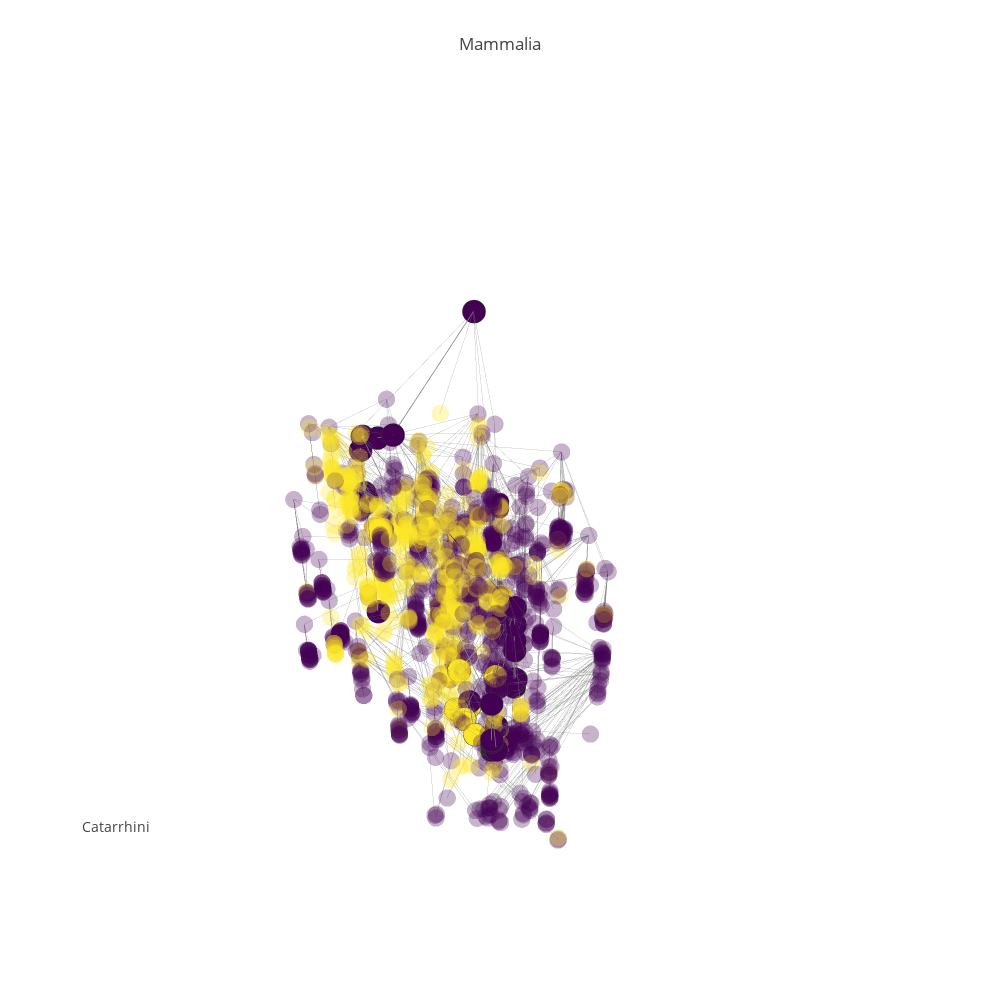

The notebook cell this image was saved under:
### Code cell
#pgp.plot_data
pgp.render_plot()
#pgp.render_plot(publish=True, filename="Mammals")

### Figure 1 — Plotly figure (JSON) as saved in the notebook; plotly's stock layout.template omitted (floating-point values rounded to 4 significant figures; data arrays with more than 128 entries replaced by an {"elided": "..."} marker saying what was removed)
{"data": [{"hoverinfo": "none", "line": {"color": "rgb(125,125,125)", "width": 1}, "mode": "lines", "opacity": 0.4, "type": "scatter3d", "uid": "82250798-c385-11e8-b0e4-f45c89a09993", "x": {"elided": "5064 float values"}, "y": {"elided": "5064 float values"}, "z": {"elided": "5064 float values"}}, {"hoverinfo": "none", "line": {"color": "rgb(125,125,125)", "width": 1.5}, "mode": "lines", "opacity": 1, "type": "scatter3d", "uid": "8226f1f8-c385-11e8-809c-f45c89a09993", "x": {"elided": "162 float values"}, "y": {"elided": "162 float values"}, "z": {"elided": "162 float values"}}, {"hoverinfo": "skip", "marker": {"color": {"elided": "1688 int values"}, "colorscale": "Viridis", "opacity": 0.3, "size": 6, "symbol": "circle"}, "mode": "markers", "name": "actors", "type": "scatter3d", "uid": "8226f46e-c385-11e8-ab6e-f45c89a09993", "x": {"elided": "1688 float values"}, "y": {"elided": "1688 float values"}, "z": {"elided": "1688 float values"}}, {"hoverinfo": "text", "marker": {"color": [0, 0, 0, 0, 0, 0, 0, 0, 0, 0, 0, 0, 0, 0, 0, 0, 0, 0, 0, 0, 0, 0, 0, 0, 0, 0, 0, 2, 2, 0, 0, 2, 2, 2, 2, 0, 0, 0, 0, 0, 0, 0, 0, 0, 0, 0, 0, 0, 0, 0, 0, 0, 0, 0], "colorscale": "Viridis", "line": {"color": "rgb(50,50,50)", "width": 0.5}, "size": 8, "symbol": "circle"}, "mode": "markers", "name": "actors", "text": ["<a href=\"https://en.wikipedia.org/wiki/Mammalia\">Mammalia (225.0 MYA)</a>", "<a href=\"https://en.wikipedia.org/wiki/Eutheria\">Eutheria (161.0 MYA)</a>", "<a href=\"https://en.wikipedia.org/wiki/Primates\">Primates (55.0 MYA)</a>", "<a href=\"https://en.wikipedia.org/wiki/Catarrhini\">Catarrhini (46.75 MYA)</a>", "<a href=\"https://en.wikipedia.org/wiki/Cercopithecidae\">Cercopithecidae (35.0 MYA)</a>", "<a href=\"https://en.wikipedia.org/wiki/Macaca\">Macaca (17.5 MYA)</a>", "<a href=\"https://en.wikipedia.org/wiki/Cercocebus\">Cercocebus (17.5 MYA)</a>", "<a href=\"https://en.wikipedia.org/wiki/Mandrillus\">Mandrillus (17.5 MYA)</a>", "<a href=\"https://en.wikipedia.org/wiki/Papio\">Papio (2.0 MYA)</a>", "<a href=\"https://en.wikipedia.org/wiki/Theropithecus\">Theropithecus (17.5 MYA)</a>", "<a href=\"https://en.wikipedia.org/wiki/Cercopithecus\">Cercopithecus (17.5 MYA)</a>", "<a href=\"https://en.wikipedia.org/wiki/Erythrocebus\">Erythrocebus (17.5 MYA)</a>", "<a href=\"https://en.wikipedia.org/wiki/Miopithecus\">Miopithecus (17.5 MYA)</a>", "<a href=\"https://en.wikipedia.org/wiki/Allenopithecus\">Allenopithecus (17.5 MYA)</a>", "<a href=\"https://en.wikipedia.org/wiki/Collobus\">Collobus (17.5 MYA)</a>", "<a href=\"https://en.wikipedia.org/wiki/Procolobus\">Procolobus (17.5 MYA)</a>", "<a href=\"https://en.wikipedia.org/wiki/Pygathrix\">Pygathrix (17.5 MYA)</a>", "<a href=\"https://en.wikipedia.org/wiki/Simias\">Simias (17.5 MYA)</a>", "<a href=\"https://en.wikipedia.org/wiki/Nasalis\">Nasalis (17.5 MYA)</a>", "<a href=\"https://en.wikipedia.org/wiki/Presbytis\">Presbytis (17.5 MYA)</a>", "<a href=\"https://en.wikipedia.org/wiki/Hominidae\">Hominidae (17.0 MYA)</a>", "<a href=\"https://en.wikipedia.org/wiki/Pongo\">Pongo (8.5 MYA)</a>", "<a href=\"https://en.wikipedia.org/wiki/Pongo abelii\">Pongo abelii (4.25 MYA)</a>", "<a href=\"https://en.wikipedia.org/wiki/Pongo pygmaeus\">Pongo pygmaeus (4.25 MYA)</a>", "<a href=\"https://en.wikipedia.org/wiki/Pan\">Pan (11.5 MYA)</a>", "<a href=\"https://en.wikipedia.org/wiki/Pan paniscus\">Pan paniscus (1.5 MYA)</a>", "<a href=\"https://en.wikipedia.org/wiki/Pan troglodytes\">Pan troglodytes (6.0 MYA)</a>", "<a href=\"https://en.wikipedia.org/wiki/Ardipithecus\">Ardipithecus (5.6 MYA)</a>", "<a href=\"https://en.wikipedia.org/wiki/Australopithecus\">Australopithecus (4.5 MYA)</a>", "<a href=\"https://en.wikipedia.org/wiki/Homo\">Homo (2.1 MYA)</a>", "<a href=\"https://en.wikipedia.org/wiki/Homo sapiens\">Homo sapiens (0.35 MYA)</a>", "<a href=\"https://en.wikipedia.org/wiki/Homo erectus\">Homo erectus (1.9 MYA)</a>", "<a href=\"https://en.wikipedia.org/wiki/Homo ergaster\">Homo ergaster (1.9 MYA)</a>", "<a href=\"https://en.wikipedia.org/wiki/Homo rudolfensis\">Homo rudolfensis (1.785 MYA)</a>", "<a href=\"https://en.wikipedia.org/wiki/Homo habilis\">Homo habilis (1.785 MYA)</a>", "<a href=\"https://en.wikipedia.org/wiki/Gorilla\">Gorilla (8.5 MYA)</a>", "<a href=\"https://en.wikipedia.org/wiki/Gorilla beringei\">Gorilla beringei (4.25 MYA)</a>", "<a href=\"https://en.wikipedia.org/wiki/Gorilla gorilla\">Gorilla gorilla (4.25 MYA)</a>", "<a href=\"https://en.wikipedia.org/wiki/Hylobatidae\">Hylobatidae (8.0 MYA)</a>", "<a href=\"https://en.wikipedia.org/wiki/Hylobates\">Hylobates (4.0 MYA)</a>", "<a href=\"https://en.wikipedia.org/wiki/Hylobates agilis\">Hylobates agilis (4.0 MYA)</a>", "<a href=\"https://en.wikipedia.org/wiki/Hylobates lar\">Hylobates lar (4.0 MYA)</a>", "<a href=\"https://en.wikipedia.org/wiki/Hylobates muelleri\">Hylobates muelleri (4.0 MYA)</a>", "<a href=\"https://en.wikipedia.org/wiki/Hylobates moloch\">Hylobates moloch (4.0 MYA)</a>", "<a href=\"https://en.wikipedia.org/wiki/Hylobates pileatus\">Hylobates pileatus (4.0 MYA)</a>", "<a href=\"https://en.wikipedia.org/wiki/Hylobates klossii\">Hylobates klossii (4.0 MYA)</a>", "<a href=\"https://en.wikipedia.org/wiki/Bunopithecus hoolock\">Bunopithecus hoolock (4.0 MYA)</a>", "<a href=\"https://en.wikipedia.org/wiki/Symphalangus syndactylus\">Symphalangus syndactylus (4.0 MYA)</a>", "<a href=\"https://en.wikipedia.org/wiki/Nomascus\">Nomascus (4.0 MYA)</a>", "<a href=\"https://en.wikipedia.org/wiki/Nomascus gabriellae\">Nomascus gabriellae (4.0 MYA)</a>", "<a href=\"https://en.wikipedia.org/wiki/Nomascus hainanus\">Nomascus hainanus (4.0 MYA)</a>", "<a href=\"https://en.wikipedia.org/wiki/Nomascus leucogenys\">Nomascus leucogenys (4.0 MYA)</a>", "<a href=\"https://en.wikipedia.org/wiki/Nomascus siki\">Nomascus siki (4.0 MYA)</a>", "<a href=\"https://en.wikipedia.org/wiki/Nomascus concolor\">Nomascus concolor (4.0 MYA)</a>"], "type": "scatter3d", "uid": "8226f5ec-c385-11e8-a5cf-f45c89a09993", "x": [-23.49, 25.55, 0.5399, 0.3521, 0.8171, 0.8168, 0.8168, 0.8171, 0.417, 0.8171, 0.8171, 0.8171, 0.8168, 0.8171, 1.053, 0.8168, 0.8168, 0.8168, 0.8168, 0.8168, 2.955, 2.955, 2.955, 2.955, 2.955, -3.892, -3.864, 7.12, 10.49, 8.369, -3.56, 8.463, 11.89, 13.99, 11.74, 2.955, 2.955, 2.58, 22.21, 22.2, 22.2, 22.2, 22.2, 22.2, 22.2, 22.2, 22.2, 22.2, 22.2, 22.14, 22.2, 22.2, 22.2, 22.2], "y": [-7.548, 6.2, -15.83, -19.98, -20.45, -20.45, -20.45, -20.45, -20.04, -20.45, -20.45, -20.45, -20.45, -20.45, -19.71, -20.45, -20.45, -20.45, -20.45, -20.45, 15.85, 15.85, 15.85, 15.85, 15.85, 8.294, 8.344, 14.06, 7.766, 8.76, 8.252, 8.773, 9.631, 13.27, 7.433, 15.85, 15.85, 15.98, 21.81, 21.82, 21.81, 21.81, 21.81, 21.83, 21.81, 21.81, 21.81, 21.81, 21.81, 22.76, 21.81, 21.81, 21.81, 21.81], "z": [5.408, 5.118, 3.932, 3.82, 3.615, 2.824, 2.918, 2.872, 1.034, 2.893, 2.924, 2.99, 2.871, 2.831, 2.914, 2.883, 2.945, 2.883, 2.967, 2.931, 2.82, 2.327, 1.6, 1.729, 2.565, 0.9702, 2.027, 1.798, 1.66, 1.126, 0.275, 1.048, 0.9889, 0.9965, 1.028, 2.177, 1.669, 1.716, 2.244, 1.642, 1.643, 1.653, 1.55, 1.629, 1.603, 1.653, 1.523, 1.57, 1.584, 1.58, 1.674, 1.682, 1.589, 1.594]}], "layout": {"annotations": [{"font": {"size": 14}, "showarrow": false, "text": "Catarrhini", "x": 0, "xanchor": "left", "xref": "paper", "y": 0.1, "yanchor": "bottom", "yref": "paper"}], "height": 1000, "hovermode": "closest", "margin": {"t": 100}, "scene": {"xaxis": {"showbackground": false, "showgrid": false, "showline": false, "showticklabels": false, "title": "", "zeroline": false}, "yaxis": {"showbackground": false, "showgrid": false, "showline": false, "showticklabels": false, "title": "", "zeroline": false}, "zaxis": {"showbackground": false, "showgrid": false, "showline": false, "showticklabels": false, "title": "", "zeroline": false}}, "showlegend": false, "title": "Mammalia", "width": 1000}}
